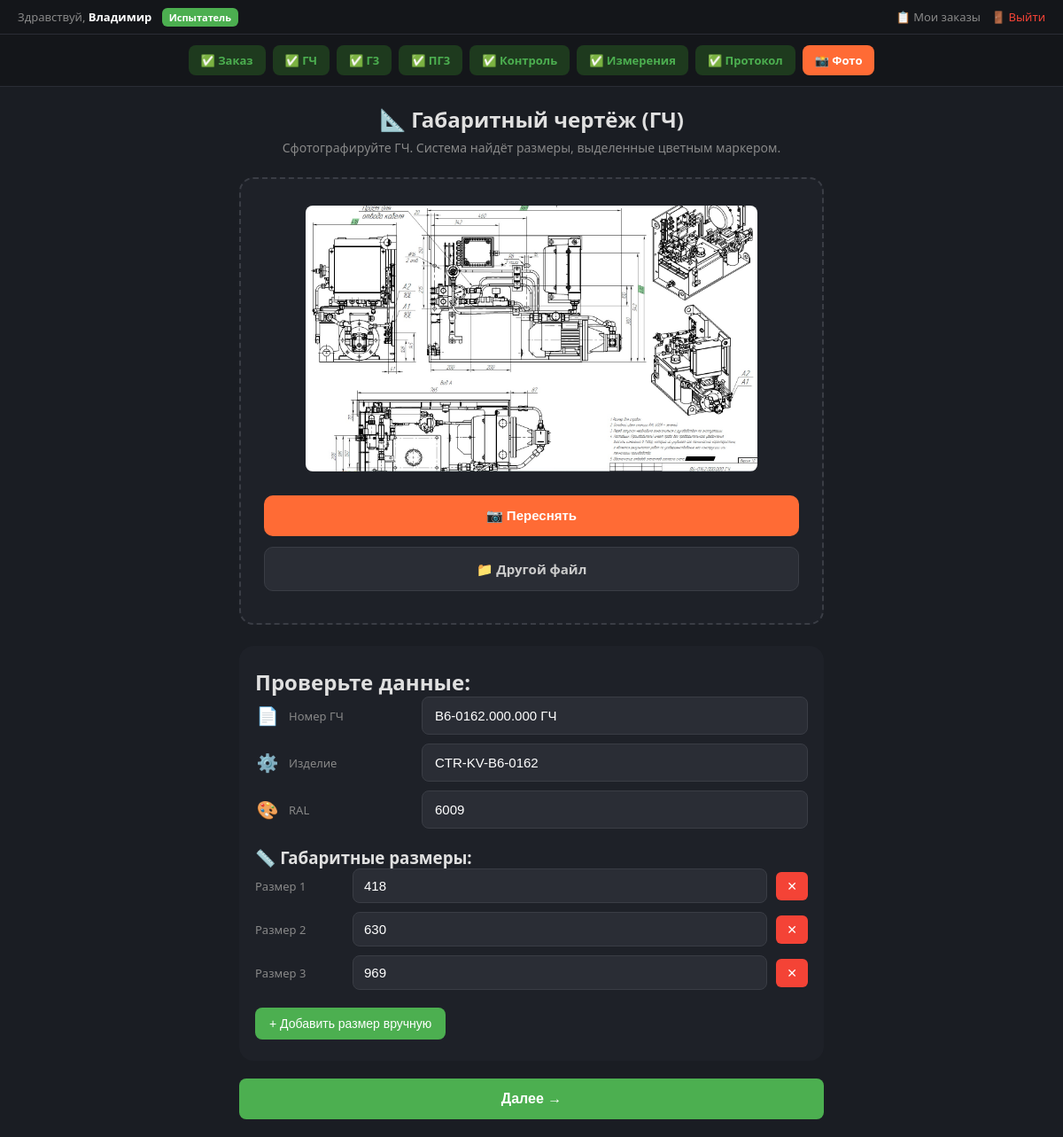
Page /check-gch?order_id=20 (signed in) on the committed database.
### tables this page shows
CREATE TABLE users (
            id INTEGER PRIMARY KEY AUTOINCREMENT,
            login TEXT UNIQUE NOT NULL,
            password_hash TEXT NOT NULL,
            first_name TEXT DEFAULT '',
            last_name TEXT DEFAULT '',
            middle_name TEXT DEFAULT '',
            position TEXT DEFAULT '',
            role TEXT DEFAULT 'tester',
            created_at TIMESTAMP DEFAULT CURRENT_TIMESTAMP
        );

CREATE TABLE gch_data (
            id INTEGER PRIMARY KEY AUTOINCREMENT,
            order_id INTEGER NOT NULL,
            gch_number TEXT DEFAULT '',
            ral TEXT DEFAULT '',
            sizes TEXT DEFAULT '[]',
            created_at TIMESTAMP DEFAULT CURRENT_TIMESTAMP,
            FOREIGN KEY (order_id) REFERENCES orders(id)
        );

CREATE TABLE orders (
            id INTEGER PRIMARY KEY AUTOINCREMENT,
            order_number TEXT NOT NULL,
            product_name TEXT DEFAULT '',
            department TEXT DEFAULT '',
            user_id INTEGER,
            created_at TIMESTAMP DEFAULT CURRENT_TIMESTAMP,
            FOREIGN KEY (user_id) REFERENCES users(id)
        );

### app/routes.py (the view)
@router.get("/check-gch")
def check_gch_page(request: Request):
    user = get_current_user(request)
    if not user:
        return RedirectResponse("/login", status_code=303)
    order_id = request.query_params.get("order_id", "")
    gch_data = None
    order_data = None
    saved_photo = None
    completed_steps = []
    current_step = "gch"
    permission = None
    if order_id:
        conn = get_db()
        cursor = conn.cursor()
        cursor.execute("SELECT * FROM orders WHERE id = ?", (int(order_id),))
        row = cursor.fetchone()
        order_data = dict(row) if row else None
        cursor.execute(
            "SELECT * FROM gch_data WHERE order_id = ?", (int(order_id),))
        row = cursor.fetchone()
        gch_data = dict(row) if row else None
        if gch_data:
            saved_photo = get_saved_file_path(int(order_id), "gch")
        conn.close()
        progress = get_order_progress(int(order_id))
        completed_steps = progress["completed_steps"]
        current_step = progress["current_step"]
        from app.database import get_active_permission, mark_step_completed
        permission = get_active_permission(int(order_id), "no_gch")
        if permission and permission["status"] == "approved":
            if "gch" not in completed_steps:
                mark_step_completed(int(order_id), "gch", "g3")
                progress = get_order_progress(int(order_id))
                completed_steps = progress["completed_steps"]
                current_step = progress["current_step"]
    import json
    return templates.TemplateResponse("check_gch.html", {
        "request": request,
        "current_step": current_step,
        "completed_steps": completed_steps,
        "order_id": order_id,
        "order_data": order_data,
        "gch_data": gch_data,
        "saved_photo": saved_photo,
        "gch_number": gch_data.get("gch_number", "") if gch_data else "",
        "gch_product": order_data.get("product_name", "") if order_data else "",
        "gch_ral": gch_data.get("ral", "") if gch_data else "",
        "gch_sizes": json.loads(gch_data.get("sizes", "[]")) if gch_data else [],
        "permission": permission,
        "user": user,
    })

### app/templates/check_gch.html (shortened to what this page needs)
{% extends "base.html" %}
{% block content %}
<div class="page-container">
    <div class="page-header">
        <h1>📐 Габаритный чертёж (ГЧ)</h1>
        <p>Сфотографируйте ГЧ. Система найдёт размеры, выделенные цветным маркером.</p>
    </div>
    {% if saved_photo and gch_data %}
    <div class="capture-zone">
        <div class="photo-preview">
            <img src="{{ saved_photo }}" alt="Фото ГЧ" class="zoomable">
        </div>
        <p>
            <button class="btn-capture" onclick="document.getElementById('cameraInput').click()">📷 Переснять</button>
            <label for="galleryInput" class="btn-upload">📁 Другой файл</label>
        </p>
    </div>
    <div class="result-card" id="dataCard">
        <h2>Проверьте данные:</h2>
        <div class="field-row">
            <span class="field-icon">📄</span>
            <span class="field-label">Номер ГЧ</span>
            <input type="text" id="gchNumber" class="field-value" value="{{ gch_number }}">
        </div>
        <div class="field-row">
            <span class="field-icon">⚙️</span>
            <span class="field-label">Изделие</span>
            <input type="text" id="gchProduct" class="field-value" value="{{ gch_product }}">
        </div>
        <div class="field-row">
            <span class="field-icon">🎨</span>
            <span class="field-label">RAL</span>
            <input type="text" id="gchRal" class="field-value" value="{{ gch_ral }}">
        </div>
        <h3 style="margin-top: 20px;">📏 Габаритные размеры:</h3>
        <div id="numbersList"></div>
        <button class="btn-add" onclick="addManual()">+ Добавить размер вручную</button>
    </div>
    {% endif %}
    {% if gch_data %}
    <button class="btn-next" id="btnNext" onclick="goNext()">Далее →</button>
    {% elif permission and permission.status == 'approved' %}
    <button class="btn-next" id="btnNext" onclick="goNextApproved()">Далее →</button>
    {% else %}
    <button class="btn-next" id="btnNext" onclick="goNext()" style="display: none;">Далее →</button>
    {% endif %}
</div>
{% endblock %}

### app/templates/base.html (shortened to what this page needs)
<!DOCTYPE html>
<html lang="ru">
<head>
    <link rel="stylesheet" href="/static/css/style.css">
</head>
<body>
    {% if user %}
    <div class="top-bar">
        <div class="user-info">
            Здравствуй, <strong>{{ user.first_name or user.login }}</strong>
            {% if user.role == 'admin' %}
            <span class="role-badge role-admin">Админ</span>
            {% else %}
            <span class="role-badge role-tester">Испытатель</span>
            {% endif %}
        </div>
        <div class="nav-links">
            <a href="/dashboard">📋 Мои заказы</a>
            <a href="/logout" style="color:#f44336;">🚪 Выйти</a>
        </div>
    </div>
    {% endif %}
    {% set step_order = ["order", "gch", "g3", "pg3", "visual", "measurements", "protocol", "photo"] %}
    {% set step_names = {
        "order": "📷 Заказ",
        "gch": "📐 ГЧ",
        "g3": "🔧 Г3",
        "pg3": "📋 ПГ3",
        "visual": "🔍 Контроль",
        "measurements": "⚡ Измерения",
        "photo": "📸 Фото",
        "protocol": "📄 Протокол"
    } %}
    {% set step_urls = {
        "order": "/",
        "gch": "/check-gch",
        "g3": "/check-g3",
        "pg3": "/check-pg3",
        "visual": "/visual-check",
        "measurements": "/measurements",
        "photo": "/photo",
        "protocol": "/protocol"
    } %}
    {% if current_step %}
    <div class="progress-bar">
        {% for key in step_order %}
            {% if key == current_step %}
                <a href="{{ step_urls[key] }}{% if order_id %}?order_id={{ order_id }}{% endif %}"
                class="progress-step active">
                    {{ step_names[key] }}
                </a>
            {% elif key in completed_steps %}
                <a href="{{ step_urls[key] }}{% if order_id %}?order_id={{ order_id }}{% endif %}"
                class="progress-step done">
                    ✅ {{ step_names[key].split(' ', 1)[1] }}
                </a>
            {% else %}
                <span class="progress-step future">⏳ {{ step_names[key].split(' ', 1)[1] }}</span>
            {% endif %}
        {% endfor %}
    </div>
    {% endif %}
    {% block content %}{% endblock %}
</body>
</html>

### app/static/css/style.css (style rules this page uses)
* { margin: 0; padding: 0; box-sizing: border-box; }
body { font-family: 'Segoe UI', 'Arial', sans-serif; background: #1a1d23; color: #e0e0e0; min-height: 100vh; }
input[type="text"], input[type="password"] { width: 100%; padding: 12px 14px; background: #2a2d35; border: 1px solid #3a3d45; border-radius: 8px; color: #fff; font-size: 15px; transition: border 0.2s; }
label { display: block; font-size: 13px; color: #aaa; margin-bottom: 6px; margin-top: 16px; }
.capture-zone { background: #1e2128; border: 2px dashed #3a3d45; border-radius: 16px; padding: 40px; text-align: center; transition: border 0.3s; }
.btn-capture, .btn-upload { display: inline-block; padding: 12px 24px; margin: 8px; border-radius: 8px; font-size: 15px; cursor: pointer; border: none; }
.btn-capture { background: #ff6b35; color: #fff; }
.btn-upload { background: #2a2d35; color: #ccc; border: 1px solid #3a3d45; }
.result-card { margin-top: 30px; background: #1e2128; border-radius: 16px; padding: 30px; }
.field-row { display: flex; align-items: center; gap: 12px; margin-bottom: 14px; }
.field-icon { font-size: 22px; width: 30px; text-align: center; }
.field-label { width: 100px; font-size: 14px; color: #888; }
.field-value { flex: 1; padding: 10px 12px; background: #2a2d35; border: 1px solid #3a3d45; border-radius: 6px; color: #fff; font-size: 15px; }

### app/templates/base.html (style rules this page uses)
* { margin: 0; padding: 0; box-sizing: border-box; }
body { font-family: 'Segoe UI', 'Arial', sans-serif; background: #1a1d23; color: #e0e0e0; min-height: 100vh; }
.page-container { width: 100%; max-width: 700px; margin: 0 auto; padding: 20px; }
.page-header { text-align: center; margin-bottom: 24px; }
.page-header h1 { font-size: 24px; margin-bottom: 6px; }
.page-header p { color: #888; font-size: 14px; }
.capture-zone { background: #1e2128; border: 2px dashed #3a3d45; border-radius: 16px; padding: 30px 20px; text-align: center; }
.btn-capture, .btn-upload { display: inline-block; padding: 14px 20px; margin: 6px; border-radius: 10px; font-size: 15px; cursor: pointer; border: none; font-weight: 600; width: calc(100% - 12px); }
.btn-capture { background: #ff6b35; color: #fff; }
.btn-upload { background: #2a2d35; color: #ccc; border: 1px solid #3a3d45; }
.result-card { margin-top: 24px; background: #1e2128; border-radius: 16px; padding: 24px 18px; }
.field-row { display: flex; align-items: center; gap: 10px; margin-bottom: 10px; }
.field-icon { font-size: 20px; width: 28px; text-align: center; flex-shrink: 0; }
.field-label { font-size: 13px; color: #888; min-width: 140px; flex-shrink: 0; }
.field-value { flex: 1; padding: 10px 14px; background: #2a2d35; border: 1px solid #3a3d45; border-radius: 8px; color: #fff; font-size: 16px; }
.btn-next { display: block; width: 100%; padding: 14px; margin-top: 20px; background: #4caf50; color: #fff; border: none; border-radius: 8px; font-size: 16px; font-weight: 600; cursor: pointer; }
.progress-bar { background: #14161a; padding: 12px 20px; display: flex; justify-content: center; gap: 8px; flex-wrap: wrap; border-bottom: 1px solid #2a2d35; }
.progress-step { padding: 8px 14px; border-radius: 8px; font-size: 13px; font-weight: 600; text-decoration: none; cursor: pointer; transition: all 0.2s; }
.progress-step.active { background: #ff6b35; color: #fff; }
.progress-step.done { background: #1e3a1e; color: #4caf50; }
.top-bar { background: #14161a; padding: 10px 20px; display: flex; justify-content: space-between; align-items: center; border-bottom: 1px solid #2a2d35; }
.top-bar .user-info { font-size: 13px; color: #888; }
.top-bar .user-info strong { color: #fff; }
.top-bar .nav-links { display: flex; gap: 12px; }
.top-bar .nav-links a { color: #888; text-decoration: none; font-size: 13px; }
.role-badge { padding: 3px 8px; border-radius: 6px; font-size: 11px; margin-left: 8px; font-weight: 600; }
.role-tester { background: #4caf50; color: #fff; }

### app/templates/check_gch.html (style rules this page uses)
.btn-add { padding: 10px 16px; background: #4caf50; color: #fff; border: none; border-radius: 8px; font-size: 14px; cursor: pointer; margin-top: 10px; }
.photo-preview { text-align: center; margin-bottom: 16px; }
.photo-preview img { max-width: 100%; max-height: 300px; border-radius: 8px; }

### rows in the picture
users: first_name "Владимир"
gch_data: gch_number "B6-0162.000.000 ГЧ", ral "6009"
orders: product_name "CTR-KV-B6-0162"

### other values in the picture
{{ step_names[key].split(' ', 1)[1] }} "Заказ" "ГЧ" "Г3" "ПГ3" "Контроль" "Измерения" "Протокол"
{{ step_names[key] }} "📸 Фото"
